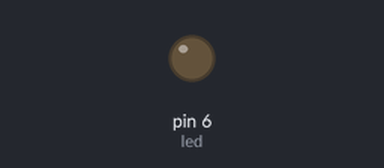
This sketch was run on a simulated Arduino Uno, built with avr-gcc and run on an emulated ATmega328P. Shown: output pins drawn as LEDs (lit = HIGH).

Above: at 0.05 s.
At 2.6 s:
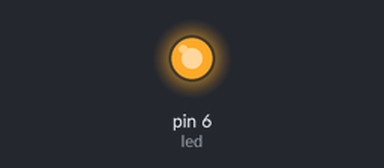
At 3.6 s:
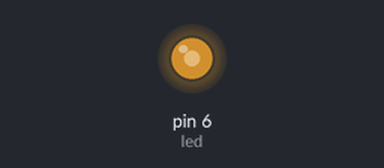
At 4.6 s:
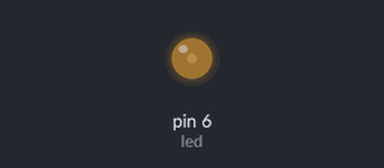
Timing chart, 0 to 6.6 s (numbered marks = the images above):
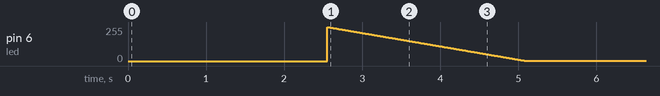

The sketch:

Prog_9_PWM.ino
```cpp
//PWM = MODULACIÓN POR ANCHO DE PULSO
//ANALOGIA: consiste en similar una señal analogica a travez de la modificación del tiempo de trabajo
// (Alto) de una señal
//PWM = 1 Byte => 0 al 255
// Donde 0 = 0 Volts
// 255 = 5 Volts
// No todos los pines digitales son PWM, solo loq ue asi lo indican
// En el caso de arduino uno sol aquellos que cuentan con una virguliña a su lado (~)
int led = 6; // Pin compatible con PWM

void setup() {
  // put your setup code here, to run once:
  // A los pines PWM no se les establece modo de trabajo
}

int i;

void loop() {
  // put your main code here, to run repeatedly:
  for(i = 0; i < 255; i++){
    delay(10);
  }

  for(i = 255; i > 0; i--){
    analogWrite(led, i);
    delay(10);
  }
}
```

Measured:
- by itself, pin 6 (led): ramps from 255/255 to 1/255 and jumps back, once every 5.1 s
